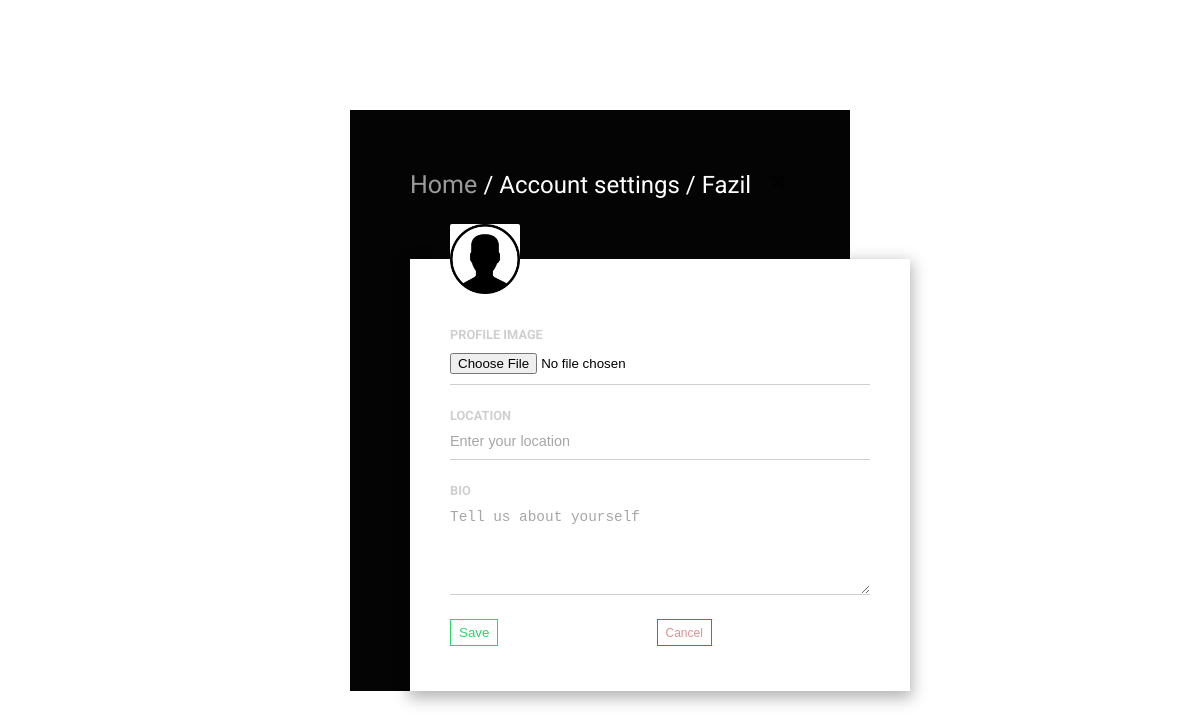
The page /settings/ (signed in) on the database as committed earlier.
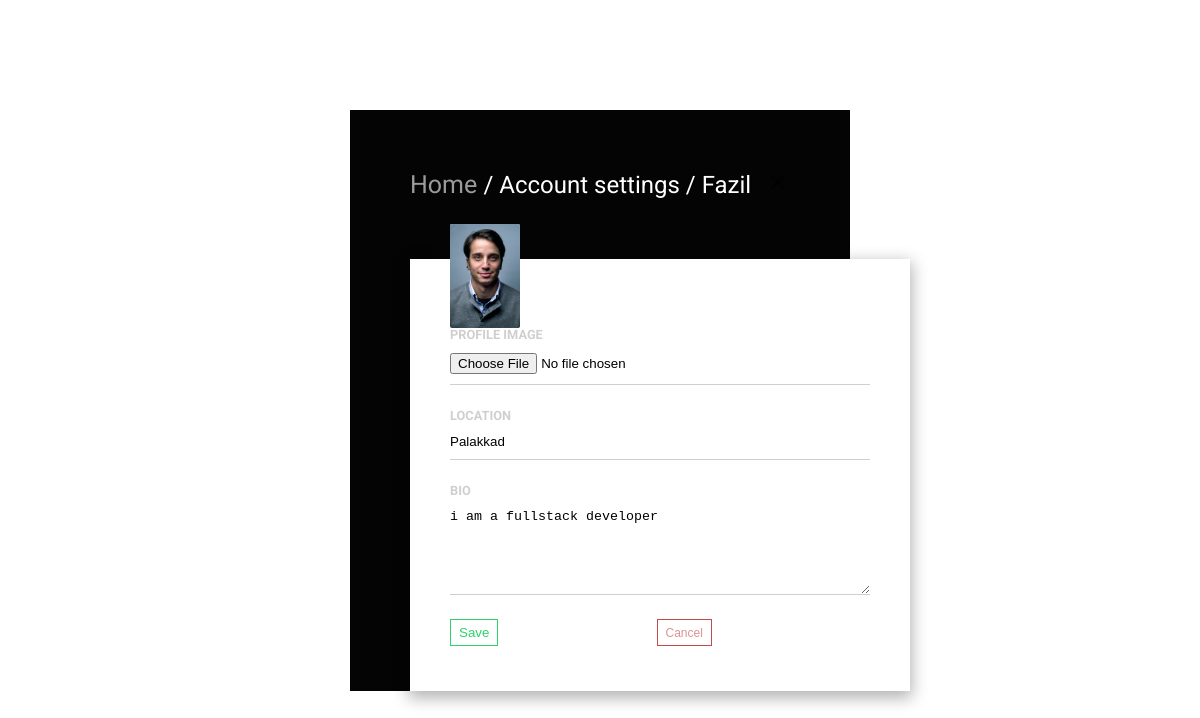
The same page on the database as committed later.
### main/models.py (models this page shows, shortened)
class ProfileDB(models.Model):
    user = models.ForeignKey(User, on_delete=models.CASCADE)
    id_user = models.IntegerField()
    bio = models.TextField(blank=True)
    profileimg = models.ImageField(upload_to = 'Profile-images', default='user.png')
    location = models.CharField(max_length=100, blank=True)

### main/views.py (the view, shortened to what this page needs)
# urls.py: path('settings/', views.Settings, name='Settings'),
@login_required(login_url='Signin')
def Settings(req):
    user_profile = ProfileDB.objects.get(user=req.user)
    return render(req, 'settings.html', {'user_profile': user_profile})

### main/templates/settings.html (shortened to what this page needs)
<!DOCTYPE html>
{% load static %}
<html lang="en">
<head>
    <link rel="stylesheet" href="{% static 'css/settings.css' %}">
</head>
<body>
	<div class="back-container">
		<div class="top">
			<p><a href="/" style="color: #fff; font-size: 25px;">Home </a>/ Account settings / {{ user.username }}</p>
			<a href="#"><svg fill="#000" height="24" viewBox="0 0 24 24" width="24" xmlns="http://www.w3.org/2000/svg">
					<path d="M19 6.41L17.59 5 12 10.59 6.41 5 5 6.41 10.59 12 5 17.59 6.41 19 12 13.41 17.59 19 19 17.59 13.41 12z" />
					<path d="M0 0h24v24H0z" fill="none" />
				</svg></a>
		</div>
		<div class="front-container">
			<img style="background-color: #fff; width: 70px; border-radius: 2px 2px;"  src="{{ user_profile.profileimg.url }}" />
			<form class="form-group" action="" method="post" enctype="multipart/form-data">
				<div class="email">
					<label for="email">Location</label>
					<input type="text" id="email" name="location" value="{{ user_profile.location }}" placeholder="Enter your location" />
				</div>
                <div class="username">
					<label for="location">Profile Image</label>
					<input type="file" id="username" name="image" placeholder="Upload Image" />
				</div>
				<div class="bio">
					<label for="bio">Bio</label>
					<textarea name="bio" id="bio" rows="5" placeholder="Tell us about yourself">{{ user_profile.bio }}</textarea>
				</div>
                <button class="btn" type="submit">Save</button>
                <button class="btn1"><a style="font-size: 12px; color: rgb(195, 74, 74);" href="/"> Cancel</a></button>
			</form>
		</div>
	</div>
</body>
</html>

Rows that differ between the two databases and show on the page:
changed ProfileDB: profileimg: picture added in place of a placeholder; location (not shown) → "Palakkad"; bio (not shown) → "i am a fullstack developer"
